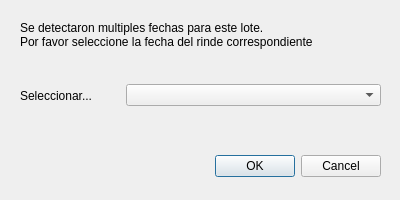
<?xml version="1.0" encoding="UTF-8"?>
<ui version="4.0">
 <class>Dialog</class>
 <widget class="QDialog" name="Dialog">
  <property name="geometry">
   <rect>
    <x>0</x>
    <y>0</y>
    <width>400</width>
    <height>200</height>
   </rect>
  </property>
  <property name="minimumSize">
   <size>
    <width>400</width>
    <height>200</height>
   </size>
  </property>
  <property name="maximumSize">
   <size>
    <width>400</width>
    <height>200</height>
   </size>
  </property>
  <property name="windowTitle">
   <string>Dialog</string>
  </property>
  <widget class="QDialogButtonBox" name="buttonBox">
   <property name="geometry">
    <rect>
     <x>40</x>
     <y>150</y>
     <width>341</width>
     <height>32</height>
    </rect>
   </property>
   <property name="orientation">
    <enum>Qt::Horizontal</enum>
   </property>
   <property name="standardButtons">
    <set>QDialogButtonBox::Cancel|QDialogButtonBox::Ok</set>
   </property>
  </widget>
  <widget class="QLabel" name="label">
   <property name="geometry">
    <rect>
     <x>20</x>
     <y>10</y>
     <width>331</width>
     <height>51</height>
    </rect>
   </property>
   <property name="text">
    <string>&lt;html&gt;&lt;head/&gt;&lt;body&gt;&lt;p&gt;Se detectaron multiples fechas para este lote. &lt;br/&gt;Por favor seleccione la fecha del rinde correspondiente&lt;/p&gt;&lt;/body&gt;&lt;/html&gt;</string>
   </property>
   <property name="textFormat">
    <enum>Qt::RichText</enum>
   </property>
  </widget>
  <widget class="QWidget" name="horizontalLayoutWidget">
   <property name="geometry">
    <rect>
     <x>20</x>
     <y>70</y>
     <width>361</width>
     <height>51</height>
    </rect>
   </property>
   <layout class="QHBoxLayout" name="horizontalLayout">
    <item>
     <widget class="QLabel" name="label_2">
      <property name="maximumSize">
       <size>
        <width>100</width>
        <height>16777215</height>
       </size>
      </property>
      <property name="text">
       <string>Seleccionar...</string>
      </property>
     </widget>
    </item>
    <item>
     <widget class="QComboBox" name="comboBox"/>
    </item>
   </layout>
  </widget>
 </widget>
 <resources/>
 <connections>
  <connection>
   <sender>buttonBox</sender>
   <signal>accepted()</signal>
   <receiver>Dialog</receiver>
   <slot>accept()</slot>
   <hints>
    <hint type="sourcelabel">
     <x>248</x>
     <y>254</y>
    </hint>
    <hint type="destinationlabel">
     <x>157</x>
     <y>274</y>
    </hint>
   </hints>
  </connection>
  <connection>
   <sender>buttonBox</sender>
   <signal>rejected()</signal>
   <receiver>Dialog</receiver>
   <slot>reject()</slot>
   <hints>
    <hint type="sourcelabel">
     <x>316</x>
     <y>260</y>
    </hint>
    <hint type="destinationlabel">
     <x>286</x>
     <y>274</y>
    </hint>
   </hints>
  </connection>
 </connections>
</ui>
